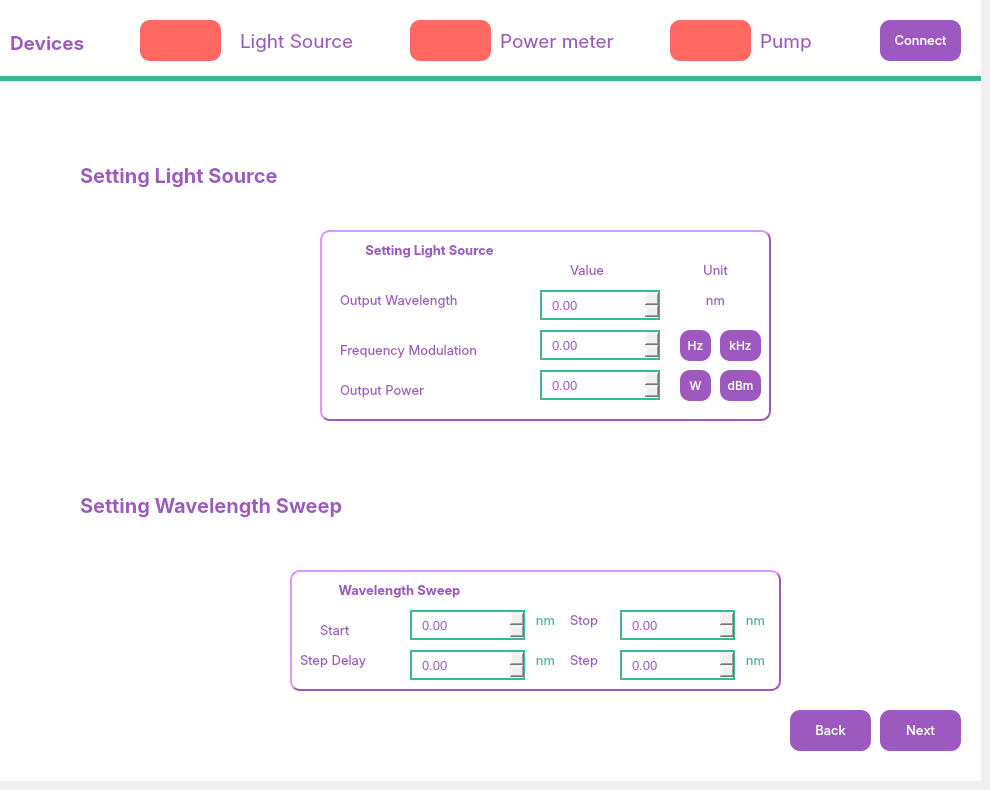
    <widget class="QWidget" name="lightSourceAndWavelength_page">
     <widget class="QWidget" name="lightSourceAndWavelength_field" native="true">
      <property name="geometry">
       <rect>
        <x>0</x>
        <y>0</y>
        <width>981</width>
        <height>781</height>
       </rect>
      </property>
      <property name="styleSheet">
       <string notr="true">#lightSourceAndWavelength_field{
background-color : #FFFFFF;

}</string>
      </property>
      <widget class="QLabel" name="status_lightSource_4">
       <property name="geometry">
        <rect>
         <x>140</x>
         <y>20</y>
         <width>81</width>
         <height>41</height>
        </rect>
       </property>
       <property name="font">
        <font>
         <strikeout>false</strikeout>
        </font>
       </property>
       <property name="styleSheet">
        <string notr="true">
background-color: #ff6961 ;
border-radius: 10px;
border-style: outset;

</string>
       </property>
       <property name="text">
        <string/>
       </property>
      </widget>
      <widget class="Line" name="line_12">
       <property name="geometry">
        <rect>
         <x>0</x>
         <y>70</y>
         <width>991</width>
         <height>16</height>
        </rect>
       </property>
       <property name="styleSheet">
        <string notr="true">color: #3AB795;</string>
       </property>
       <property name="frameShadow">
        <enum>QFrame::Plain</enum>
       </property>
       <property name="lineWidth">
        <number>5</number>
       </property>
       <property name="orientation">
        <enum>Qt::Horizontal</enum>
       </property>
      </widget>
      <widget class="QLabel" name="label_lightSource_4">
       <property name="geometry">
        <rect>
         <x>240</x>
         <y>0</y>
         <width>179</width>
         <height>81</height>
        </rect>
       </property>
       <property name="font">
        <font>
         <family>Inter</family>
         <pointsize>14</pointsize>
        </font>
       </property>
       <property name="styleSheet">
        <string notr="true">color:#9D59BF;</string>
       </property>
       <property name="text">
        <string>Light Source</string>
       </property>
      </widget>
      <widget class="QLabel" name="label_devices_3">
       <property name="geometry">
        <rect>
         <x>10</x>
         <y>0</y>
         <width>101</width>
         <height>85</height>
        </rect>
       </property>
       <property name="font">
        <font>
         <family>Inter</family>
         <pointsize>14</pointsize>
         <weight>75</weight>
         <bold>true</bold>
        </font>
       </property>
       <property name="styleSheet">
        <string notr="true">color:#9D59BF;</string>
       </property>
       <property name="text">
        <string>Devices</string>
       </property>
      </widget>
      <widget class="QLabel" name="label_pump_4">
       <property name="geometry">
        <rect>
         <x>760</x>
         <y>0</y>
         <width>71</width>
         <height>81</height>
        </rect>
       </property>
       <property name="font">
        <font>
         <family>Inter</family>
         <pointsize>14</pointsize>
        </font>
       </property>
       <property name="styleSheet">
        <string notr="true">color:#9D59BF;</string>
       </property>
       <property name="text">
        <string>Pump</string>
       </property>
      </widget>
      <widget class="QLabel" name="status_powerMeter_4">
       <property name="geometry">
        <rect>
         <x>410</x>
         <y>20</y>
         <width>81</width>
         <height>41</height>
        </rect>
       </property>
       <property name="font">
        <font>
         <strikeout>false</strikeout>
        </font>
       </property>
       <property name="styleSheet">
        <string notr="true">
background-color: #ff6961 ;
border-radius: 10px;
border-style: outset;

</string>
       </property>
       <property name="text">
        <string/>
       </property>
      </widget>
      <widget class="QLabel" name="status_pump_4">
       <property name="geometry">
        <rect>
         <x>670</x>
         <y>20</y>
         <width>81</width>
         <height>41</height>
        </rect>
       </property>
       <property name="font">
        <font>
         <strikeout>false</strikeout>
        </font>
       </property>
       <property name="styleSheet">
        <string notr="true">
background-color: #ff6961 ;
border-radius: 10px;
border-style: outset;

</string>
       </property>
       <property name="text">
        <string/>
       </property>
      </widget>
      <widget class="QPushButton" name="connect_button_4">
       <property name="geometry">
        <rect>
         <x>880</x>
         <y>20</y>
         <width>81</width>
         <height>41</height>
        </rect>
       </property>
       <property name="font">
        <font>
         <family>Inter</family>
         <pointsize>10</pointsize>
         <weight>50</weight>
         <bold>false</bold>
         <kerning>false</kerning>
        </font>
       </property>
       <property name="styleSheet">
        <string notr="true">background-color: #9D59BF;
border-radius: 10px;
border:none;
color: #FFFFFF;
</string>
       </property>
       <property name="text">
        <string>Connect</string>
       </property>
       <property name="autoDefault">
        <bool>false</bool>
       </property>
       <property name="default">
        <bool>false</bool>
       </property>
      </widget>
      <widget class="QLabel" name="label_powerMeter_4">
       <property name="geometry">
        <rect>
         <x>500</x>
         <y>0</y>
         <width>179</width>
         <height>81</height>
        </rect>
       </property>
       <property name="font">
        <font>
         <family>Inter</family>
         <pointsize>14</pointsize>
        </font>
       </property>
       <property name="styleSheet">
        <string notr="true">color:#9D59BF;</string>
       </property>
       <property name="text">
        <string>Power meter</string>
       </property>
      </widget>
      <widget class="QLabel" name="label_settingLightSource">
       <property name="geometry">
        <rect>
         <x>80</x>
         <y>150</y>
         <width>261</width>
         <height>50</height>
        </rect>
       </property>
       <property name="font">
        <font>
         <family>Inter</family>
         <pointsize>15</pointsize>
         <weight>75</weight>
         <bold>true</bold>
        </font>
       </property>
       <property name="styleSheet">
        <string notr="true">color:#9D59BF;</string>
       </property>
       <property name="text">
        <string>Setting Light Source</string>
       </property>
       <property name="alignment">
        <set>Qt::AlignLeading|Qt::AlignLeft|Qt::AlignVCenter</set>
       </property>
      </widget>
      <widget class="QLabel" name="label_settingWavelength">
       <property name="geometry">
        <rect>
         <x>80</x>
         <y>480</y>
         <width>341</width>
         <height>50</height>
        </rect>
       </property>
       <property name="font">
        <font>
         <family>Inter</family>
         <pointsize>15</pointsize>
         <weight>75</weight>
         <bold>true</bold>
        </font>
       </property>
       <property name="styleSheet">
        <string notr="true">color:#9D59BF;</string>
       </property>
       <property name="text">
        <string>Setting Wavelength Sweep</string>
       </property>
       <property name="alignment">
        <set>Qt::AlignLeading|Qt::AlignLeft|Qt::AlignVCenter</set>
       </property>
      </widget>
      <widget class="QWidget" name="settingLightSourceField_4" native="true">
       <property name="geometry">
        <rect>
         <x>320</x>
         <y>230</y>
         <width>451</width>
         <height>191</height>
        </rect>
       </property>
       <property name="font">
        <font>
         <kerning>false</kerning>
        </font>
       </property>
       <property name="styleSheet">
        <string notr="true">#settingLightSourceField_4{
border-style: outset;
 border-width: 2px;
border-radius: 10px;
 border-color: #9D59BF;
}
</string>
       </property>
       <widget class="QLabel" name="label_setLightSource">
        <property name="geometry">
         <rect>
          <x>20</x>
          <y>0</y>
          <width>179</width>
          <height>41</height>
         </rect>
        </property>
        <property name="font">
         <font>
          <family>Inter</family>
          <pointsize>10</pointsize>
          <weight>75</weight>
          <bold>true</bold>
         </font>
        </property>
        <property name="styleSheet">
         <string notr="true">color:#9D59BF;</string>
        </property>
        <property name="text">
         <string>Setting Light Source</string>
        </property>
        <property name="alignment">
         <set>Qt::AlignCenter</set>
        </property>
       </widget>
       <widget class="QLabel" name="label_outputWavelength">
        <property name="geometry">
         <rect>
          <x>20</x>
          <y>50</y>
          <width>181</width>
          <height>41</height>
         </rect>
        </property>
        <property name="font">
         <font>
          <family>Inter</family>
          <pointsize>10</pointsize>
          <weight>50</weight>
          <bold>false</bold>
         </font>
        </property>
        <property name="styleSheet">
         <string notr="true">color:#9D59BF;</string>
        </property>
        <property name="text">
         <string>Output Wavelength</string>
        </property>
        <property name="alignment">
         <set>Qt::AlignLeading|Qt::AlignLeft|Qt::AlignVCenter</set>
        </property>
       </widget>
       <widget class="QLabel" name="label_frequencyModulation">
        <property name="geometry">
         <rect>
          <x>20</x>
          <y>100</y>
          <width>181</width>
          <height>41</height>
         </rect>
        </property>
        <property name="font">
         <font>
          <family>Inter</family>
          <pointsize>10</pointsize>
          <weight>50</weight>
          <bold>false</bold>
         </font>
        </property>
        <property name="styleSheet">
         <string notr="true">color:#9D59BF;</string>
        </property>
        <property name="text">
         <string>Frequency Modulation</string>
        </property>
        <property name="alignment">
         <set>Qt::AlignLeading|Qt::AlignLeft|Qt::AlignVCenter</set>
        </property>
       </widget>
       <widget class="QLabel" name="label_outputPower">
        <property name="geometry">
         <rect>
          <x>20</x>
          <y>140</y>
          <width>181</width>
          <height>41</height>
         </rect>
        </property>
        <property name="font">
         <font>
          <family>Inter</family>
          <pointsize>10</pointsize>
          <weight>50</weight>
          <bold>false</bold>
         </font>
        </property>
        <property name="styleSheet">
         <string notr="true">color:#9D59BF;</string>
        </property>
        <property name="text">
         <string>Output Power</string>
        </property>
        <property name="alignment">
         <set>Qt::AlignLeading|Qt::AlignLeft|Qt::AlignVCenter</set>
        </property>
       </widget>
       <widget class="QLabel" name="label_value">
        <property name="geometry">
         <rect>
          <x>250</x>
          <y>20</y>
          <width>51</width>
          <height>41</height>
         </rect>
        </property>
        <property name="font">
         <font>
          <family>Inter</family>
          <pointsize>10</pointsize>
          <weight>50</weight>
          <bold>false</bold>
         </font>
        </property>
        <property name="styleSheet">
         <string notr="true">color:#9D59BF;</string>
        </property>
        <property name="text">
         <string>Value</string>
        </property>
        <property name="alignment">
         <set>Qt::AlignLeading|Qt::AlignLeft|Qt::AlignVCenter</set>
        </property>
       </widget>
       <widget class="QLabel" name="label_unit">
        <property name="geometry">
         <rect>
          <x>370</x>
          <y>20</y>
          <width>51</width>
          <height>41</height>
         </rect>
        </property>
        <property name="font">
         <font>
          <family>Inter</family>
          <pointsize>10</pointsize>
          <weight>50</weight>
          <bold>false</bold>
         </font>
        </property>
        <property name="styleSheet">
         <string notr="true">color:#9D59BF;</string>
        </property>
        <property name="text">
         <string>Unit</string>
        </property>
        <property name="alignment">
         <set>Qt::AlignCenter</set>
        </property>
       </widget>
       <widget class="QLabel" name="label_nm">
        <property name="geometry">
         <rect>
          <x>370</x>
          <y>50</y>
          <width>51</width>
          <height>41</height>
         </rect>
        </property>
        <property name="font">
         <font>
          <family>Inter</family>
          <pointsize>10</pointsize>
          <weight>50</weight>
          <bold>false</bold>
         </font>
        </property>
        <property name="styleSheet">
         <string notr="true">color:#9D59BF;</string>
        </property>
        <property name="text">
         <string>nm</string>
        </property>
        <property name="alignment">
         <set>Qt::AlignCenter</set>
        </property>
       </widget>
       <widget class="QPushButton" name="Hz_button">
        <property name="geometry">
         <rect>
          <x>360</x>
          <y>100</y>
          <width>31</width>
          <height>31</height>
         </rect>
        </property>
        <property name="font">
         <font>
          <family>Inter</family>
          <pointsize>9</pointsize>
          <weight>50</weight>
          <bold>false</bold>
          <kerning>false</kerning>
         </font>
        </property>
        <property name="styleSheet">
         <string notr="true">background-color: #9D59BF;
border-radius: 10px;
border:none;
color: #FFFFFF;
</string>
        </property>
        <property name="text">
         <string>Hz</string>
        </property>
        <property name="autoDefault">
         <bool>false</bool>
        </property>
        <property name="default">
         <bool>false</bool>
        </property>
       </widget>
       <widget class="QPushButton" name="kHz_button">
        <property name="geometry">
         <rect>
          <x>400</x>
          <y>100</y>
          <width>41</width>
          <height>31</height>
         </rect>
        </property>
        <property name="font">
         <font>
          <family>Inter</family>
          <pointsize>9</pointsize>
          <weight>50</weight>
          <bold>false</bold>
          <kerning>false</kerning>
         </font>
        </property>
        <property name="styleSheet">
         <string notr="true">background-color: #9D59BF;
border-radius: 10px;
border:none;
color: #FFFFFF;
</string>
        </property>
        <property name="text">
         <string>kHz</string>
        </property>
        <property name="autoDefault">
         <bool>false</bool>
        </property>
        <property name="default">
         <bool>false</bool>
        </property>
       </widget>
       <widget class="QPushButton" name="W_button">
        <property name="geometry">
         <rect>
          <x>360</x>
          <y>140</y>
          <width>31</width>
          <height>31</height>
         </rect>
        </property>
        <property name="font">
         <font>
          <family>Inter</family>
          <pointsize>9</pointsize>
          <weight>50</weight>
          <bold>false</bold>
          <kerning>false</kerning>
         </font>
        </property>
        <property name="styleSheet">
         <string notr="true">background-color: #9D59BF;
border-radius: 10px;
border:none;
color: #FFFFFF;
</string>
        </property>
        <property name="text">
         <string>W</string>
        </property>
        <property name="autoDefault">
         <bool>false</bool>
        </property>
        <property name="default">
         <bool>false</bool>
        </property>
       </widget>
       <widget class="QPushButton" name="dBm_button">
        <property name="geometry">
         <rect>
          <x>400</x>
          <y>140</y>
          <width>41</width>
          <height>31</height>
         </rect>
        </property>
        <property name="font">
         <font>
          <family>Inter</family>
          <pointsize>9</pointsize>
          <weight>50</weight>
          <bold>false</bold>
          <kerning>false</kerning>
         </font>
        </property>
        <property name="styleSheet">
         <string notr="true">background-color: #9D59BF;
border-radius: 10px;
border:none;
color: #FFFFFF;
</string>
        </property>
        <property name="text">
         <string>dBm</string>
        </property>
        <property name="autoDefault">
         <bool>false</bool>
        </property>
        <property name="default">
         <bool>false</bool>
        </property>
       </widget>
       <widget class="QDoubleSpinBox" name="input_wavelength">
        <property name="geometry">
         <rect>
          <x>220</x>
          <y>60</y>
          <width>120</width>
          <height>30</height>
         </rect>
        </property>
        <property name="sizePolicy">
         <sizepolicy hsizetype="Minimum" vsizetype="Fixed">
          <horstretch>0</horstretch>
          <verstretch>0</verstretch>
         </sizepolicy>
        </property>
        <property name="minimumSize">
         <size>
          <width>115</width>
          <height>30</height>
         </size>
        </property>
        <property name="baseSize">
         <size>
          <width>150</width>
          <height>0</height>
         </size>
        </property>
        <property name="font">
         <font>
          <pointsize>10</pointsize>
         </font>
        </property>
        <property name="styleSheet">
         <string notr="true">color:#9D59BF;
border: 2px solid #3AB795;

padding: 0 8px;</string>
        </property>
        <property name="locale">
         <locale language="English" country="UnitedStates"/>
        </property>
        <property name="showGroupSeparator" stdset="0">
         <bool>true</bool>
        </property>
       </widget>
       <widget class="QDoubleSpinBox" name="input_freq">
        <property name="geometry">
         <rect>
          <x>220</x>
          <y>100</y>
          <width>120</width>
          <height>30</height>
         </rect>
        </property>
        <property name="sizePolicy">
         <sizepolicy hsizetype="Minimum" vsizetype="Fixed">
          <horstretch>0</horstretch>
          <verstretch>0</verstretch>
         </sizepolicy>
        </property>
        <property name="minimumSize">
         <size>
          <width>115</width>
          <height>30</height>
         </size>
        </property>
        <property name="baseSize">
         <size>
          <width>150</width>
          <height>0</height>
         </size>
        </property>
        <property name="font">
         <font>
          <pointsize>10</pointsize>
         </font>
        </property>
        <property name="styleSheet">
         <string notr="true">color:#9D59BF;
border: 2px solid #3AB795;

padding: 0 8px;</string>
        </property>
        <property name="locale">
         <locale language="English" country="UnitedStates"/>
        </property>
        <property name="showGroupSeparator" stdset="0">
         <bool>true</bool>
        </property>
       </widget>
       <widget class="QDoubleSpinBox" name="input_pow">
        <property name="geometry">
         <rect>
          <x>220</x>
          <y>140</y>
          <width>120</width>
          <height>30</height>
         </rect>
        </property>
        <property name="sizePolicy">
         <sizepolicy hsizetype="Minimum" vsizetype="Fixed">
          <horstretch>0</horstretch>
          <verstretch>0</verstretch>
         </sizepolicy>
        </property>
        <property name="minimumSize">
         <size>
          <width>115</width>
          <height>30</height>
         </size>
        </property>
        <property name="baseSize">
         <size>
          <width>150</width>
          <height>0</height>
         </size>
        </property>
        <property name="font">
         <font>
          <pointsize>10</pointsize>
         </font>
        </property>
        <property name="styleSheet">
         <string notr="true">color:#9D59BF;
border: 2px solid #3AB795;

padding: 0 8px;</string>
        </property>
        <property name="locale">
         <locale language="English" country="UnitedStates"/>
        </property>
        <property name="showGroupSeparator" stdset="0">
         <bool>true</bool>
        </property>
       </widget>
      </widget>
      <widget class="QWidget" name="wavelenghtSweepField_4" native="true">
       <property name="geometry">
        <rect>
         <x>290</x>
         <y>570</y>
         <width>491</width>
         <height>121</height>
        </rect>
       </property>
       <property name="font">
        <font>
         <kerning>false</kerning>
        </font>
       </property>
       <property name="styleSheet">
        <string notr="true">#wavelenghtSweepField_4{
border-style: outset;
 border-width: 2px;
border-radius: 10px;
 border-color: #9D59BF;
}

</string>
       </property>
       <widget class="QLabel" name="label_wavelengthSweep">
        <property name="geometry">
         <rect>
          <x>20</x>
          <y>0</y>
          <width>179</width>
          <height>41</height>
         </rect>
        </property>
        <property name="font">
         <font>
          <family>Inter</family>
          <pointsize>10</pointsize>
          <weight>75</weight>
          <bold>true</bold>
         </font>
        </property>
        <property name="styleSheet">
         <string notr="true">color:#9D59BF;</string>
        </property>
        <property name="text">
         <string>Wavelength Sweep</string>
        </property>
        <property name="alignment">
         <set>Qt::AlignCenter</set>
        </property>
       </widget>
       <widget class="QLabel" name="label_start">
        <property name="geometry">
         <rect>
          <x>30</x>
          <y>40</y>
          <width>51</width>
          <height>41</height>
         </rect>
        </property>
        <property name="font">
         <font>
          <family>Inter</family>
          <pointsize>10</pointsize>
          <weight>50</weight>
          <bold>false</bold>
         </font>
        </property>
        <property name="styleSheet">
         <string notr="true">color:#9D59BF;</string>
        </property>
        <property name="text">
         <string>Start</string>
        </property>
        <property name="alignment">
         <set>Qt::AlignLeading|Qt::AlignLeft|Qt::AlignVCenter</set>
        </property>
       </widget>
       <widget class="QLabel" name="label_stepDelay">
        <property name="geometry">
         <rect>
          <x>10</x>
          <y>70</y>
          <width>91</width>
          <height>41</height>
         </rect>
        </property>
        <property name="font">
         <font>
          <family>Inter</family>
          <pointsize>10</pointsize>
          <weight>50</weight>
          <bold>false</bold>
         </font>
        </property>
        <property name="styleSheet">
         <string notr="true">color:#9D59BF;</string>
        </property>
        <property name="text">
         <string>Step Delay</string>
        </property>
        <property name="alignment">
         <set>Qt::AlignLeading|Qt::AlignLeft|Qt::AlignVCenter</set>
        </property>
       </widget>
       <widget class="QLabel" name="label_stop">
        <property name="geometry">
         <rect>
          <x>280</x>
          <y>30</y>
          <width>51</width>
          <height>41</height>
         </rect>
        </property>
        <property name="font">
         <font>
          <family>Inter</family>
          <pointsize>10</pointsize>
          <weight>50</weight>
          <bold>false</bold>
         </font>
        </property>
        <property name="styleSheet">
         <string notr="true">color:#9D59BF;</string>
        </property>
        <property name="text">
         <string>Stop</string>
        </property>
        <property name="alignment">
         <set>Qt::AlignLeading|Qt::AlignLeft|Qt::AlignVCenter</set>
        </property>
       </widget>
       <widget class="QLabel" name="label_step">
        <property name="geometry">
         <rect>
          <x>280</x>
          <y>70</y>
          <width>51</width>
          <height>41</height>
         </rect>
        </property>
        <property name="font">
         <font>
          <family>Inter</family>
          <pointsize>10</pointsize>
          <weight>50</weight>
          <bold>false</bold>
         </font>
        </property>
        <property name="styleSheet">
         <string notr="true">color:#9D59BF;</string>
        </property>
        <property name="text">
         <string>Step</string>
        </property>
        <property name="alignment">
         <set>Qt::AlignLeading|Qt::AlignLeft|Qt::AlignVCenter</set>
        </property>
       </widget>
       <widget class="QLabel" name="label_nm_2">
        <property name="geometry">
         <rect>
          <x>230</x>
          <y>30</y>
          <width>51</width>
          <height>41</height>
         </rect>
        </property>
        <property name="font">
         <font>
          <family>Inter</family>
          <pointsize>10</pointsize>
          <weight>50</weight>
          <bold>false</bold>
         </font>
        </property>
        <property name="styleSheet">
         <string notr="true">color:#3AB795;</string>
        </property>
        <property name="text">
         <string>nm</string>
        </property>
        <property name="alignment">
         <set>Qt::AlignCenter</set>
        </property>
       </widget>
       <widget class="QLabel" name="label_nm_3">
        <property name="geometry">
         <rect>
          <x>230</x>
          <y>70</y>
          <width>51</width>
          <height>41</height>
         </rect>
        </property>
        <property name="font">
         <font>
          <family>Inter</family>
          <pointsize>10</pointsize>
          <weight>50</weight>
          <bold>false</bold>
         </font>
        </property>
        <property name="styleSheet">
         <string notr="true">color:#3AB795;</string>
        </property>
        <property name="text">
         <string>nm</string>
        </property>
        <property name="alignment">
         <set>Qt::AlignCenter</set>
        </property>
       </widget>
       <widget class="QLabel" name="label_nm_4">
        <property name="geometry">
         <rect>
          <x>440</x>
          <y>30</y>
          <width>51</width>
          <height>41</height>
         </rect>
        </property>
        <property name="font">
         <font>
          <family>Inter</family>
          <pointsize>10</pointsize>
          <weight>50</weight>
          <bold>false</bold>
         </font>
        </property>
        <property name="styleSheet">
         <string notr="true">color:#3AB795;</string>
        </property>
        <property name="text">
         <string>nm</string>
        </property>
        <property name="alignment">
         <set>Qt::AlignCenter</set>
        </property>
       </widget>
       <widget class="QLabel" name="label_nm_5">
        <property name="geometry">
         <rect>
          <x>440</x>
          <y>70</y>
          <width>51</width>
          <height>41</height>
         </rect>
        </property>
        <property name="font">
         <font>
          <family>Inter</family>
          <pointsize>10</pointsize>
          <weight>50</weight>
          <bold>false</bold>
         </font>
        </property>
        <property name="styleSheet">
         <string notr="true">color:#3AB795;</string>
        </property>
        <property name="text">
         <string>nm</string>
        </property>
        <property name="alignment">
         <set>Qt::AlignCenter</set>
        </property>
       </widget>
       <widget class="QDoubleSpinBox" name="input_start">
        <property name="geometry">
         <rect>
          <x>120</x>
          <y>40</y>
          <width>115</width>
          <height>30</height>
         </rect>
        </property>
        <property name="sizePolicy">
         <sizepolicy hsizetype="Minimum" vsizetype="Fixed">
          <horstretch>0</horstretch>
          <verstretch>0</verstretch>
         </sizepolicy>
        </property>
        <property name="minimumSize">
         <size>
          <width>115</width>
          <height>30</height>
         </size>
        </property>
        <property name="baseSize">
         <size>
          <width>150</width>
          <height>0</height>
         </size>
        </property>
        <property name="font">
         <font>
          <pointsize>10</pointsize>
         </font>
        </property>
        <property name="styleSheet">
         <string notr="true">color:#9D59BF;
border: 2px solid #3AB795;

padding: 0 8px;</string>
        </property>
        <property name="locale">
         <locale language="English" country="UnitedStates"/>
        </property>
        <property name="showGroupSeparator" stdset="0">
         <bool>true</bool>
        </property>
       </widget>
       <widget class="QDoubleSpinBox" name="delay_input">
        <property name="geometry">
         <rect>
          <x>120</x>
          <y>80</y>
          <width>115</width>
          <height>30</height>
         </rect>
        </property>
        <property name="sizePolicy">
         <sizepolicy hsizetype="Minimum" vsizetype="Fixed">
          <horstretch>0</horstretch>
          <verstretch>0</verstretch>
         </sizepolicy>
        </property>
        <property name="minimumSize">
         <size>
          <width>115</width>
          <height>30</height>
         </size>
        </property>
        <property name="baseSize">
         <size>
          <width>150</width>
          <height>0</height>
         </size>
        </property>
        <property name="font">
         <font>
          <pointsize>10</pointsize>
         </font>
        </property>
        <property name="styleSheet">
         <string notr="true">color:#9D59BF;
border: 2px solid #3AB795;

padding: 0 8px;</string>
        </property>
        <property name="locale">
         <locale language="English" country="UnitedStates"/>
        </property>
        <property name="showGroupSeparator" stdset="0">
         <bool>true</bool>
        </property>
       </widget>
       <widget class="QDoubleSpinBox" name="step_input">
        <property name="geometry">
         <rect>
          <x>330</x>
          <y>80</y>
          <width>115</width>
          <height>30</height>
         </rect>
        </property>
        <property name="sizePolicy">
         <sizepolicy hsizetype="Minimum" vsizetype="Fixed">
          <horstretch>0</horstretch>
          <verstretch>0</verstretch>
         </sizepolicy>
        </property>
        <property name="minimumSize">
         <size>
          <width>115</width>
          <height>30</height>
         </size>
        </property>
        <property name="baseSize">
         <size>
          <width>150</width>
          <height>0</height>
         </size>
        </property>
        <property name="font">
         <font>
          <pointsize>10</pointsize>
         </font>
        </property>
        <property name="styleSheet">
         <string notr="true">color:#9D59BF;
border: 2px solid #3AB795;

padding: 0 8px;</string>
        </property>
        <property name="locale">
         <locale language="English" country="UnitedStates"/>
        </property>
        <property name="showGroupSeparator" stdset="0">
         <bool>true</bool>
        </property>
       </widget>
       <widget class="QDoubleSpinBox" name="stop_input">
        <property name="geometry">
         <rect>
          <x>330</x>
          <y>40</y>
          <width>115</width>
          <height>30</height>
         </rect>
        </property>
        <property name="sizePolicy">
         <sizepolicy hsizetype="Minimum" vsizetype="Fixed">
          <horstretch>0</horstretch>
          <verstretch>0</verstretch>
         </sizepolicy>
        </property>
        <property name="minimumSize">
         <size>
          <width>115</width>
          <height>30</height>
         </size>
        </property>
        <property name="baseSize">
         <size>
          <width>150</width>
          <height>0</height>
         </size>
        </property>
        <property name="font">
         <font>
          <pointsize>10</pointsize>
         </font>
        </property>
        <property name="styleSheet">
         <string notr="true">color:#9D59BF;
border: 2px solid #3AB795;

padding: 0 8px;</string>
        </property>
        <property name="locale">
         <locale language="English" country="UnitedStates"/>
        </property>
        <property name="showGroupSeparator" stdset="0">
         <bool>true</bool>
        </property>
       </widget>
      </widget>
      <widget class="QPushButton" name="next_button_2">
       <property name="geometry">
        <rect>
         <x>880</x>
         <y>710</y>
         <width>81</width>
         <height>41</height>
        </rect>
       </property>
       <property name="font">
        <font>
         <family>Inter</family>
         <pointsize>10</pointsize>
         <weight>50</weight>
         <bold>false</bold>
         <kerning>false</kerning>
        </font>
       </property>
       <property name="styleSheet">
        <string notr="true">background-color: #9D59BF;
border-radius: 10px;
border:none;
color: #FFFFFF;
</string>
       </property>
       <property name="text">
        <string>Next</string>
       </property>
       <property name="autoDefault">
        <bool>false</bool>
       </property>
       <property name="default">
        <bool>false</bool>
       </property>
      </widget>
      <widget class="QPushButton" name="back_button_2">
       <property name="geometry">
        <rect>
         <x>790</x>
         <y>710</y>
         <width>81</width>
         <height>41</height>
        </rect>
       </property>
       <property name="font">
        <font>
         <family>Inter</family>
         <pointsize>10</pointsize>
         <weight>50</weight>
         <bold>false</bold>
         <kerning>false</kerning>
        </font>
       </property>
       <property name="styleSheet">
        <string notr="true">background-color: #9D59BF;
border-radius: 10px;
border:none;
color: #FFFFFF;
</string>
       </property>
       <property name="text">
        <string>Back</string>
       </property>
       <property name="autoDefault">
        <bool>false</bool>
       </property>
       <property name="default">
        <bool>false</bool>
       </property>
      </widget>
     </widget>
    </widget>
